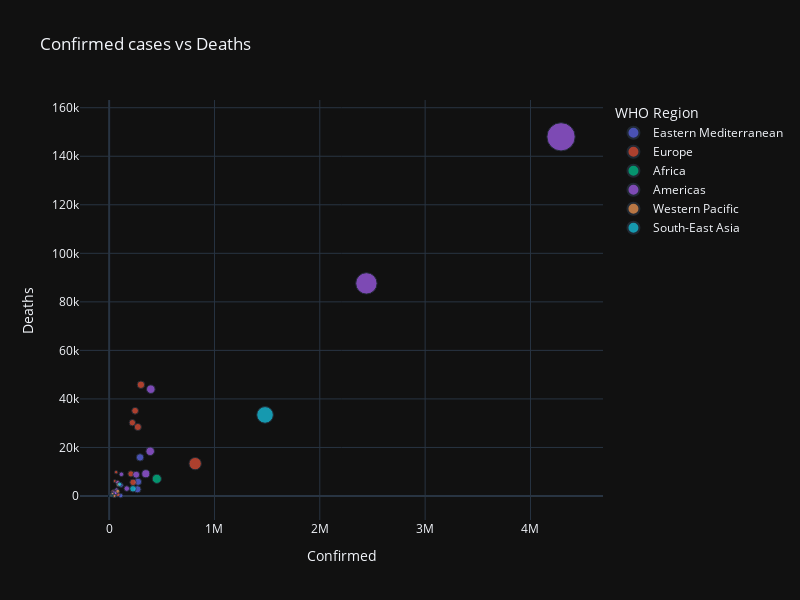

The notebook cell this image was saved under:
### Code cell
fig = px.scatter(df, x="Confirmed", y='Deaths', color='WHO Region', size='Confirmed',
    title='Confirmed cases vs Deaths', template='plotly_dark', height=600, width=800,
    hover_name='Country/Region')
fig.show()

### Figure 1 — Plotly figure (JSON) as saved in the notebook; plotly's stock layout.template omitted (floating-point values rounded to 4 significant figures)
{"data": [{"hovertemplate": "<b>%{hovertext}</b><br><br>WHO Region=Eastern Mediterranean<br>Confirmed=%{marker.size}<br>Deaths=%{y}<extra></extra>", "hovertext": ["Afghanistan", "Bahrain", "Djibouti", "Egypt", "Iran", "Iraq", "Jordan", "Kuwait", "Lebanon", "Libya", "Morocco", "Oman", "Pakistan", "Qatar", "Saudi Arabia", "Somalia", "Sudan", "Syria", "Tunisia", "United Arab Emirates", "West Bank and Gaza", "Yemen"], "legendgroup": "Eastern Mediterranean", "marker": {"color": "#636efa", "size": [36263, 39482, 5059, 92482, 293606, 112585, 1176, 64379, 3882, 2827, 20887, 77058, 274289, 109597, 268934, 3196, 11424, 674, 1455, 59177, 10621, 1691], "sizemode": "area", "sizeref": 10730.0, "symbol": "circle"}, "mode": "markers", "name": "Eastern Mediterranean", "orientation": "v", "showlegend": true, "type": "scatter", "x": [36263, 39482, 5059, 92482, 293606, 112585, 1176, 64379, 3882, 2827, 20887, 77058, 274289, 109597, 268934, 3196, 11424, 674, 1455, 59177, 10621, 1691], "xaxis": "x", "y": [1269, 141, 58, 4652, 15912, 4458, 11, 438, 51, 64, 316, 393, 5842, 165, 2760, 93, 720, 40, 50, 345, 78, 483], "yaxis": "y"}, {"hovertemplate": "<b>%{hovertext}</b><br><br>WHO Region=Europe<br>Confirmed=%{marker.size}<br>Deaths=%{y}<extra></extra>", "hovertext": ["Albania", "Andorra", "Armenia", "Austria", "Azerbaijan", "Belarus", "Belgium", "Bosnia and Herzegovina", "Bulgaria", "Croatia", "Cyprus", "Czechia", "Denmark", "Estonia", "Finland", "France", "Georgia", "Germany", "Greece", "Greenland", "Holy See", "Hungary", "Iceland", "Ireland", "Israel", "Italy", "Kazakhstan", "Kosovo", "Kyrgyzstan", "Latvia", "Liechtenstein", "Lithuania", "Luxembourg", "Malta", "Moldova", "Monaco", "Montenegro", "Netherlands", "North Macedonia", "Norway", "Poland", "Portugal", "Romania", "Russia", "San Marino", "Serbia", "Slovakia", "Slovenia", "Spain", "Sweden", "Switzerland", "Tajikistan", "Turkey", "Ukraine", "United Kingdom", "Uzbekistan"], "legendgroup": "Europe", "marker": {"color": "#EF553B", "size": [4880, 907, 37390, 20558, 30446, 67251, 66428, 10498, 10621, 4881, 1060, 15516, 13761, 2034, 7398, 220352, 1137, 207112, 4227, 14, 12, 4448, 1854, 25892, 63985, 246286, 84648, 7413, 33296, 1219, 86, 2019, 6321, 701, 23154, 116, 2893, 53413, 10213, 9132, 43402, 50299, 45902, 816680, 699, 24141, 2181, 2087, 272421, 79395, 34477, 7235, 227019, 67096, 301708, 21209], "sizemode": "area", "sizeref": 10730.0, "symbol": "circle"}, "mode": "markers", "name": "Europe", "orientation": "v", "showlegend": true, "type": "scatter", "x": [4880, 907, 37390, 20558, 30446, 67251, 66428, 10498, 10621, 4881, 1060, 15516, 13761, 2034, 7398, 220352, 1137, 207112, 4227, 14, 12, 4448, 1854, 25892, 63985, 246286, 84648, 7413, 33296, 1219, 86, 2019, 6321, 701, 23154, 116, 2893, 53413, 10213, 9132, 43402, 50299, 45902, 816680, 699, 24141, 2181, 2087, 272421, 79395, 34477, 7235, 227019, 67096, 301708, 21209], "xaxis": "x", "y": [144, 52, 711, 713, 423, 538, 9822, 294, 347, 139, 19, 373, 613, 69, 329, 30212, 16, 9125, 202, 0, 0, 596, 10, 1764, 474, 35112, 585, 185, 1301, 31, 1, 80, 112, 9, 748, 4, 45, 6160, 466, 255, 1676, 1719, 2206, 13334, 42, 543, 28, 116, 28432, 5700, 1978, 60, 5630, 1636, 45844, 121], "yaxis": "y"}, {"hovertemplate": "<b>%{hovertext}</b><br><br>WHO Region=Africa<br>Confirmed=%{marker.size}<br>Deaths=%{y}<extra></extra>", "hovertext": ["Algeria", "Angola", "Benin", "Botswana", "Burkina Faso", "Burundi", "Cabo Verde", "Cameroon", "Central African Republic", "Chad", "Comoros", "Congo (Brazzaville)", "Congo (Kinshasa)", "Cote d'Ivoire", "Equatorial Guinea", "Eritrea", "Eswatini", "Ethiopia", "Gabon", "Gambia", "Ghana", "Guinea", "Guinea-Bissau", "Kenya", "Lesotho", "Liberia", "Madagascar", "Malawi", "Mali", "Mauritania", "Mauritius", "Mozambique", "Namibia", "Niger", "Nigeria", "Rwanda", "Sao Tome and Principe", "Senegal", "Seychelles", "Sierra Leone", "South Africa", "South Sudan", "Tanzania", "Togo", "Uganda", "Western Sahara", "Zambia", "Zimbabwe"], "legendgroup": "Africa", "marker": {"color": "#00cc96", "size": [27973, 950, 1770, 739, 1100, 378, 2328, 17110, 4599, 922, 354, 3200, 8844, 15655, 3071, 265, 2316, 14547, 7189, 326, 33624, 7055, 1954, 17975, 505, 1167, 9690, 3664, 2513, 6208, 344, 1701, 1843, 1132, 41180, 1879, 865, 9764, 114, 1783, 452529, 2305, 509, 874, 1128, 10, 4552, 2704], "sizemode": "area", "sizeref": 10730.0, "symbol": "circle"}, "mode": "markers", "name": "Africa", "orientation": "v", "showlegend": true, "type": "scatter", "x": [27973, 950, 1770, 739, 1100, 378, 2328, 17110, 4599, 922, 354, 3200, 8844, 15655, 3071, 265, 2316, 14547, 7189, 326, 33624, 7055, 1954, 17975, 505, 1167, 9690, 3664, 2513, 6208, 344, 1701, 1843, 1132, 41180, 1879, 865, 9764, 114, 1783, 452529, 2305, 509, 874, 1128, 10, 4552, 2704], "xaxis": "x", "y": [1163, 41, 35, 2, 53, 1, 22, 391, 59, 75, 7, 54, 208, 96, 51, 0, 34, 228, 49, 8, 168, 45, 26, 285, 12, 72, 91, 99, 124, 156, 10, 11, 8, 69, 860, 5, 14, 194, 0, 66, 7067, 46, 21, 18, 2, 1, 140, 36], "yaxis": "y"}, {"hovertemplate": "<b>%{hovertext}</b><br><br>WHO Region=Americas<br>Confirmed=%{marker.size}<br>Deaths=%{y}<extra></extra>", "hovertext": ["Antigua and Barbuda", "Argentina", "Bahamas", "Barbados", "Belize", "Bolivia", "Brazil", "Canada", "Chile", "Colombia", "Costa Rica", "Cuba", "Dominica", "Dominican Republic", "Ecuador", "El Salvador", "Grenada", "Guatemala", "Guyana", "Haiti", "Honduras", "Jamaica", "Mexico", "Nicaragua", "Panama", "Paraguay", "Peru", "Saint Kitts and Nevis", "Saint Lucia", "Saint Vincent and the Grenadines", "Suriname", "Trinidad and Tobago", "US", "Uruguay", "Venezuela"], "legendgroup": "Americas", "marker": {"color": "#ab63fa", "size": [86, 167416, 382, 110, 48, 71181, 2442375, 116458, 347923, 257101, 15841, 2532, 18, 64156, 81161, 15035, 23, 45309, 389, 7340, 39741, 853, 395489, 3439, 61442, 4548, 389717, 17, 24, 52, 1483, 148, 4290259, 1202, 15988], "sizemode": "area", "sizeref": 10730.0, "symbol": "circle"}, "mode": "markers", "name": "Americas", "orientation": "v", "showlegend": true, "type": "scatter", "x": [86, 167416, 382, 110, 48, 71181, 2442375, 116458, 347923, 257101, 15841, 2532, 18, 64156, 81161, 15035, 23, 45309, 389, 7340, 39741, 853, 395489, 3439, 61442, 4548, 389717, 17, 24, 52, 1483, 148, 4290259, 1202, 15988], "xaxis": "x", "y": [3, 3059, 11, 7, 2, 2647, 87618, 8944, 9187, 8777, 115, 87, 0, 1083, 5532, 408, 0, 1761, 20, 158, 1166, 10, 44022, 108, 1322, 43, 18418, 0, 0, 0, 24, 8, 148011, 35, 146], "yaxis": "y"}, {"hovertemplate": "<b>%{hovertext}</b><br><br>WHO Region=Western Pacific<br>Confirmed=%{marker.size}<br>Deaths=%{y}<extra></extra>", "hovertext": ["Australia", "Brunei", "Cambodia", "China", "Fiji", "Japan", "Laos", "Malaysia", "Mongolia", "New Zealand", "Papua New Guinea", "Philippines", "Singapore", "South Korea", "Taiwan*", "Vietnam"], "legendgroup": "Western Pacific", "marker": {"color": "#FFA15A", "size": [15303, 141, 226, 86783, 27, 31142, 20, 8904, 289, 1557, 62, 82040, 50838, 14203, 462, 431], "sizemode": "area", "sizeref": 10730.0, "symbol": "circle"}, "mode": "markers", "name": "Western Pacific", "orientation": "v", "showlegend": true, "type": "scatter", "x": [15303, 141, 226, 86783, 27, 31142, 20, 8904, 289, 1557, 62, 82040, 50838, 14203, 462, 431], "xaxis": "x", "y": [167, 3, 0, 4656, 0, 998, 0, 124, 0, 22, 0, 1945, 27, 300, 7, 0], "yaxis": "y"}, {"hovertemplate": "<b>%{hovertext}</b><br><br>WHO Region=South-East Asia<br>Confirmed=%{marker.size}<br>Deaths=%{y}<extra></extra>", "hovertext": ["Bangladesh", "Bhutan", "Burma", "India", "Indonesia", "Maldives", "Nepal", "Sri Lanka", "Thailand", "Timor-Leste"], "legendgroup": "South-East Asia", "marker": {"color": "#19d3f3", "size": [226225, 99, 350, 1480073, 100303, 3369, 18752, 2805, 3297, 24], "sizemode": "area", "sizeref": 10730.0, "symbol": "circle"}, "mode": "markers", "name": "South-East Asia", "orientation": "v", "showlegend": true, "type": "scatter", "x": [226225, 99, 350, 1480073, 100303, 3369, 18752, 2805, 3297, 24], "xaxis": "x", "y": [2965, 0, 6, 33408, 4838, 15, 48, 11, 58, 0], "yaxis": "y"}], "layout": {"height": 600, "legend": {"itemsizing": "constant", "title": {"text": "WHO Region"}, "tracegroupgap": 0}, "title": {"text": "Confirmed cases vs Deaths"}, "width": 800, "xaxis": {"anchor": "y", "domain": [0, 1], "title": {"text": "Confirmed"}}, "yaxis": {"anchor": "x", "domain": [0, 1], "title": {"text": "Deaths"}}}}
